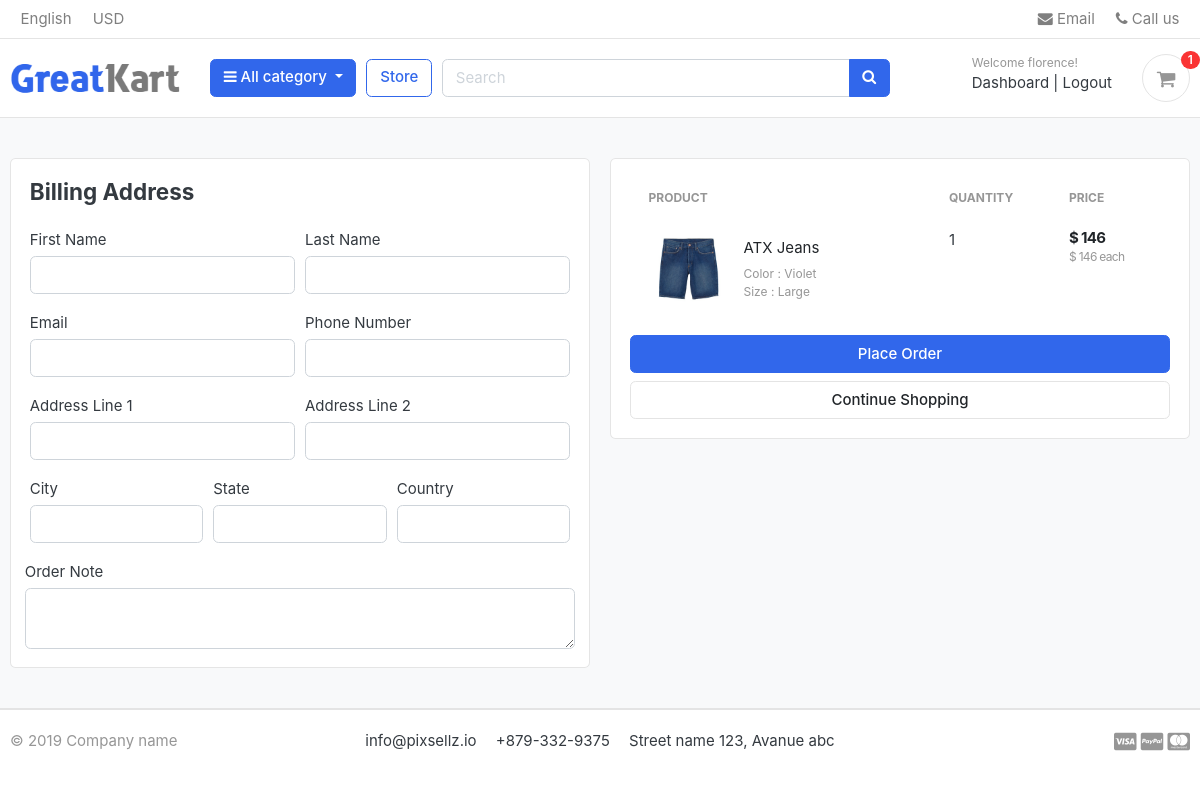
Page /cart/checkout/ (signed in) on the committed database.
### accounts/models.py (models this page shows, shortened)
class Account(AbstractBaseUser,PermissionsMixin):
    first_name = models.CharField(max_length=50)
    last_name = models.CharField(max_length=50)
    username = models.CharField(max_length=50, unique=True)
    email = models.EmailField(max_length=100, unique=True)
    phone_number = models.CharField(max_length=50)
    date_joined = models.DateTimeField(auto_now_add=True)
    last_login = models.DateTimeField(auto_now_add=True)
    is_admin = models.BooleanField(default=False)
    is_staff = models.BooleanField(default=False)
    is_active = models.BooleanField(default=False)
    is_superadmin = models.BooleanField(default=False)
    USERNAME_FIELD = 'email'
    REQUIRED_FIELDS = ['username', 'first_name', 'last_name']
    objects = MyAccountManager()

### carts/models.py (models this page shows, shortened)
class CartItem(models.Model):
    user = models.ForeignKey(Account, on_delete=models.CASCADE, null=True)
    product = models.ForeignKey(Product, on_delete=models.CASCADE)
    variations = models.ManyToManyField(Variation, blank=True)
    cart = models.ForeignKey(Cart, on_delete=models.CASCADE, null=True)
    quantity = models.IntegerField()
    is_active = models.BooleanField(default=True)
    def sub_total(self):
        return self.product.price * self.quantity

### store/models.py (models this page shows, shortened)
class Product(models.Model):
    product_name = models.CharField(max_length=200, unique=True)
    slug = models.SlugField(max_length=200, unique=True)
    description = models.TextField(max_length=500, blank=True)
    price = models.IntegerField()
    images = models.ImageField(upload_to='photos/products')
    stock = models.IntegerField()
    is_available = models.BooleanField(default=True)
    category = models.ForeignKey(Category, on_delete=models.CASCADE)
    created_date = models.DateTimeField(auto_now_add=True)
    modified_date = models.DateTimeField(auto_now=True)
    def get_url(self):
        return reverse('product_detail', args=[self.category.slug, self.slug])

class Variation(models.Model):
    product = models.ForeignKey(Product, on_delete=models.CASCADE)
    variation_category = models.CharField(max_length=100, choices=variation_category_choice)
    variation_value = models.CharField(max_length=100)
    is_active = models.BooleanField(default=True)
    created_date = models.DateTimeField(auto_now=True)
    objects = VariationManager()

### carts/views.py (the view)
# urls.py: path('checkout/', views.checkout, name='checkout'),
@login_required(login_url='login')
def checkout(request, total=0, quantity=0, cart_items=None):
    try:
        tax = 0
        grand_total = 0
        if request.user.is_authenticated:
            cart_items = CartItem.objects.filter(user=request.user, is_active=True)
        else:
            cart = Cart.objects.get(cart_id = _cart_id(request))
            cart_items = CartItem.objects.filter(cart=cart, is_active=True)
        for cart_item in cart_items:
            total += (cart_item.product.price * cart_item.quantity)
            quantity += cart_item.quantity
        tax = (5 * total)/100
        grand_total = total + tax
    except ObjectDoesNotExist:
        pass #just ignore
    context = {
        'total' :total,
        'quantity':quantity,
        'cart_items':cart_items,
        'tax':tax,
        'grand_total':grand_total
    }
    return render(request, 'store/checkout.html', context)

### carts/context_processors.py (called while the page is built)
def counter(request):
    cart_count = 0
    if 'admin' in request.path:
        return {}
    else:
        try:
            cart = Cart.objects.filter(cart_id=_cart_id(request))
            if request.user.is_authenticated:
                cart_items = CartItem.objects.all().filter(user=request.user)
            else:
                cart_items = CartItem.objects.all().filter(cart=cart[:1])
            for cart_item in cart_items:
                cart_count +=  cart_item.quantity
        except Cart.DoesNotExist:
            cart_count = 0
    return dict(cart_count= cart_count)

### carts/views.py (called while the page is built)
def _cart_id(request):
    cart = request.session.session_key
    if not cart:
        cart = request.session.create()
    return cart

### category/context_processors.py (called while the page is built)
def  menu_links(request):
    links = Category.objects.all()
    return dict(links=links)

### category/models.py (called while the page is built)
    def get_url(self):
        return reverse('product_by_category', args=[self.slug])

### templates/store/checkout.html (shortened to what this page needs)
<!DOCTYPE html>
{% extends 'base.html' %}
{% load static %}
{% block content %}
<section class="section-content padding-y bg">
<div class="container">
<div class="row">
	<aside class="col-lg-6">
<div class="card">
  <div class="card-body">
    <h4 class="card-title mb-4">Billing Address</h4>
    <form action="{% url 'place_order' %}" method="POST">
      <div class="form-row">
        <div class="col form-group">
          <label for="">First Name</label>
          <input type="text" name="first_name" class="form-control" required>
        </div>
        <div class="col form-group">
          <label for="">Last Name</label>
          <input type="text" name="last_name" class="form-control" required>
        </div>
      </div>
      <div class="form-row">
        <div class="col form-group">
          <label for="">Email</label>
          <input type="email" name="email" class="form-control" required>
        </div>
        <div class="col form-group">
          <label for="">Phone Number</label>
          <input type="text" name="phone" class="form-control" required>
        </div>
      </div>
      <div class="form-row">
        <div class="col form-group">
          <label for="">Address Line 1</label>
          <input type="text" name="address_line_1" class="form-control" required>
        </div>
        <div class="col form-group">
          <label for="">Address Line 2</label>
          <input type="text" name="address_line_2" class="form-control">
        </div>
      </div>
      <div class="form-row">
        <div class="col form-group">
          <label for="">City</label>
          <input type="text" name="city" class="form-control" required>
        </div>
        <div class="col form-group">
          <label for="">State</label>
          <input type="text" name="state" class="form-control" required>
        </div>
        <div class="col form-group">
          <label for="">Country</label>
          <input type="text" name="country" class="form-control" required>
        </div>
        </div>
        <div class="form-row">
          <label for="">Order Note</label>
          <textarea name="order_note" rows="2" class="form-control"></textarea>
        </div>
  </div>
</div>
	</aside>
	<aside class="col-lg-6">
		<div class="card">
		<div class="card-body">
    <table class="table table-borderless table-shopping-cart">
      <thead class="text-muted">
      <tr class="small text-uppercase">
        <th scope="col">Product</th>
        <th scope="col" width="120">Quantity</th>
        <th scope="col" width="120">Price</th>
      </tr>
      </thead>
      <tbody>
      {% for cart_item in cart_items %}
      <tr>
      	<td>
      		<figure class="itemside align-items-center">
      			<div class="aside"><img src="{{ cart_item.product.images.url }}" class="img-sm"></div>
      			<figcaption class="info">
      				<a href="{{ cart_item.product.get_url }}" class="title text-dark">{{ cart_item.product.product_name }}</a>
      				<p class="text-muted small">
      					{% if cart_item.variations.all %}
      						{% for item in cart_item.variations.all %}
      							{{ item.variation_category | capfirst }} : {{ item.variation_value | capfirst }} <br>
      						{% endfor %}
      					{% endif %}
      				</p>
      			</figcaption>
      		</figure>
      	</td>
      	<td>
      				<label for="">{{cart_item.quantity}}</label>
      	</td>
      	<td>
      		<div class="price-wrap">
      			<var class="price">$ {{ cart_item.sub_total }}</var>
      			<small class="text-muted"> $ {{ cart_item.product.price }} each </small>
      		</div>
      	</td>
      </tr>
      {% endfor %}
      </tbody>
      </table>
      <button type="submit" name="submit" class="btn btn-primary btn-block">Place Order</button>
			<a href="{% url 'store' %}" class="btn btn-light btn-block">Continue Shopping</a>
		</div>
		</div>
</aside>
</div>
</div>
</section>
{% endblock %}

### templates/includes/navbar.html (shortened to what this page needs)
 <!DOCTYPE html>
 {% load static %}
 <header class="section-header">
        <nav class="navbar p-md-0 navbar-expand-sm navbar-light border-bottom">
        <div class="container">
        <div class="collapse navbar-collapse" id="navbarTop4">
            <ul class="navbar-nav mr-auto">
                <li class="nav-item dropdown">
                    <a href="#" class="nav-link">   English </a>
                </li>
                <li class="nav-item dropdown">
                    <a href="#" class="nav-link"> USD </a>
                </li>
            </ul>
            <ul class="navbar-nav">
                <li><a href="#" class="nav-link"> <i class="fa fa-envelope"></i> Email </a></li>
                <li><a href="#" class="nav-link"> <i class="fa fa-phone"></i> Call us </a></li>
            </ul>
        </div>
        </div>
        </nav>
        <section class="header-main border-bottom">
            <div class="container">
        <div class="row align-items-center">
            <div class="col-lg-2 col-md-3 col-6">
                <a href="{% url 'home' %}" class="brand-wrap">
                    <img class="logo" src="{% static './images/logo.png' %}">
                </a>
            </div>
            <div class="col-lg col-sm col-md col-6 flex-grow-0">
                <div class="category-wrap dropdown d-inline-block float-right">
                    <button type="button" class="btn btn-primary dropdown-toggle" data-toggle="dropdown">
                        <i class="fa fa-bars"></i> All category
                    </button>
                </div>
            </div>
            <a href="{% url 'store' %}" class="btn btn-outline-primary">Store</a>
            <div class="col-lg  col-md-6 col-sm-12 col">
                <form action="{% url 'search' %}" class="search" method="GET">
                    <div class="input-group w-100">
                        <input type="text" class="form-control" style="width:60%;" placeholder="Search" name="keyword">
                        <div class="input-group-append">
                        <button class="btn btn-primary" type="submit">
                            <i class="fa fa-search"></i>
                        </button>
                        </div>
                    </div>
                </form>
            </div>
            <div class="col-lg-3 col-sm-6 col-8 order-2 order-lg-3">
                        <div class="d-flex justify-content-end mb-3 mb-lg-0">
                            {% if user.id is None %}
                            <div class="widget-header">
                                <small class="title text-muted">Welcome guest!</small>
                                <div>
                                    <a href="{% url 'login' %}">Sign in</a> <span class="dark-transp"> | </span>
                                    <a href="{% url 'register' %}"> Register</a>
                                </div>
                            </div>
                            {% else %}
                            <div class="widget-header">
                                <small class="title text-muted">Welcome {{user.first_name}}!</small>
                                <div>
                                    <a href="{% url 'dashboard' %}">Dashboard</a> <span class="dark-transp"> | </span>
                                    <a href="{% url 'logout' %}"> Logout</a>
                                </div>
                            </div>
                            {% endif %}
                            <a href="{% url 'cart' %}" class="widget-header pl-3 ml-3">
                                <div class="icon icon-sm rounded-circle border"><i class="fa fa-shopping-cart"></i></div>
                                <span class="badge badge-pill badge-danger notify">{{ cart_count }}</span>
                            </a>
                        </div>
                    </div>
        </div>
            </div>
        </section>
    </header>

### static/css/ui.css (style rules this page uses)
html { font-family: "Inter", sans-serif; font-size: 15px; }
.price-wrap { letter-spacing: -0.7px; }
.icon-xs, .icon-sm, .icon-md, .icon-lg { display: inline-block; text-align: center; flex-shrink: 0; flex-grow: 0; }
.icon-sm { width: 48px; height: 48px; line-height: 48px !important; font-size: 20px; }
.img-xs, .img-sm, .img-md, .img-lg { -o-object-fit: cover; object-fit: cover; flex-shrink: 0; flex-grow: 0; }
.img-sm { width: 80px; height: 80px; }
.padding-y { padding-top: 40px; padding-bottom: 40px; }
var { font-style: normal; }
figure { margin-bottom: 0; }
article:after, .form-group:after { display: block; clear: both; content: ""; }
.bg { background-color: #f8f9fa; }
p:last-child { margin-bottom: 0; }
.header-main { position: relative; padding-top: 1rem; padding-bottom: 1rem; }
.brand-wrap .logo, .navbar-brand .logo { margin-right: 7px; max-height: 42px; display: inline-block; }
.widget-header { display: inline-block; vertical-align: middle; position: relative; }
.widget-header a { color: #343a40; }
.widget-header i { color: #969696; }
.widget-header .title { display: block; }
.widget-header .notify { position: absolute; top: -3px; right: -10px; }
.btn-light { background-color: #fff; border-color: #e4e4e4; }
.itemside { position: relative; display: flex; width: 100%; }
.itemside .aside { position: relative; flex-shrink: 0; }
.itemside .info { padding-left: 15px; padding-right: 7px; }
.itemside p { margin-bottom: 0; }
.itemside .title { display: block; margin-bottom: 5px; color: #212529; }
.notify { position: absolute; top: -4px; right: -10px; display: inline-block; padding: 0.25em 0.6em; font-size: 12px; line-height: 1; text-align: center; border-radius: 3rem; color: #fff; background-color: #fa3434; }
.price { font-weight: 600; color: #212529; }
.table-shopping-cart.table td, .table-shopping-cart.table th { padding-left: 1.25rem; padding-right: 1.25rem; }
.table-shopping-cart .price-wrap { line-height: 1.2; }
.table-shopping-cart .price { font-weight: bold; margin-right: 5px; display: block; }

### rows in the picture
Account: first_name "florence"
CartItem: product.images (picture), product.product_name "ATX Jeans", quantity "1", sub_total "146", product.price "146"
Variation: variation_category "Color", variation_value "Violet"
Variation: variation_category "Size", variation_value "Large"

### other values in the picture
{{ cart_count }} "1"
